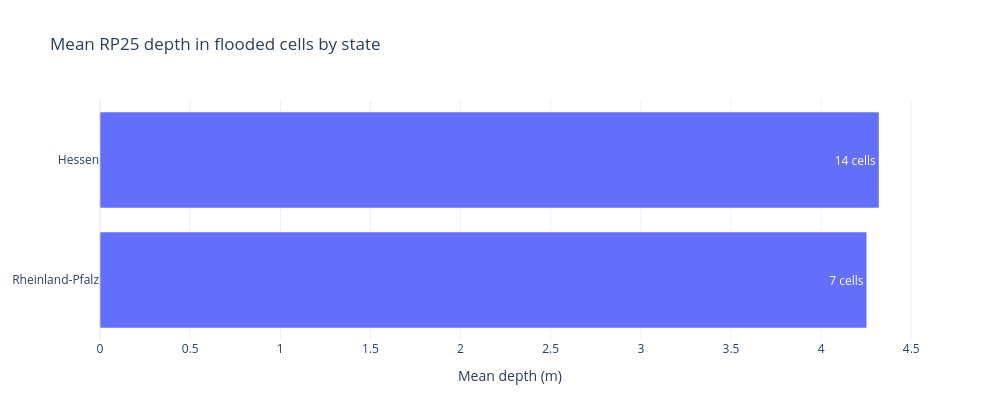

Here is the notebook cell this chart was saved with:
### Markdown cell above
## 3. Map the cells and rank the provinces

Depth uses one sequential scale, capped at the 90th percentile: JRC notes that
depths above about 10 m near small channels can be modelling artefacts.

### Code cell
hexes = {"type": "FeatureCollection", "features": [
    {"type": "Feature", "id": cell, "geometry": {"type": "Polygon", "coordinates": [
        [[lng, lat] for lat, lng in h3.cell_to_boundary(cell)] + [list(h3.cell_to_boundary(cell)[0][::-1])]]}}
    for cell in risk.cell
]}
fig = go.Figure(go.Choroplethmap(
    geojson=hexes, locations=risk.cell, z=risk.depth_m, zmin=0, zmax=risk.depth_m.quantile(0.9),
    colorscale="YlOrRd", marker_line_width=0, colorbar_title=f"Depth (m)<br>RP{RETURN_PERIOD_YEARS}",
    customdata=risk[["province", "place_count"]],
    hovertemplate="%{customdata[0]}<br>%{z:.2f} m<br>%{customdata[1]} places<extra></extra>",
))
fig.update_layout(map_style="carto-darkmatter", map_zoom=8 if not CI else 10.5,
                  map_center=dict(lat=(south + north) / 2, lon=(west + east) / 2),
                  margin=dict(l=0, r=0, t=40, b=0), width=1000, height=600,
                  title=f"EFAS {RETURN_PERIOD_YEARS}-year river flood depth, deepest pixel per H3 r{H3_RESOLUTION} cell")
fig.show()

ranked = by_province.reset_index()
fig = go.Figure(go.Bar(x=ranked.mean_depth_m, y=ranked.province, orientation="h",
                       text=ranked.cells.map(lambda n: f"{n} cells"), textposition="auto"))
fig.update_layout(title=f"Mean RP{RETURN_PERIOD_YEARS} depth in flooded cells by state",
                  xaxis_title="Mean depth (m)", yaxis=dict(autorange="reversed"), width=1000, height=420)
fig.show()

### Figure 1 — Plotly figure (JSON) as saved in the notebook; plotly's stock layout.template omitted (floating-point values rounded to 4 significant figures)
{"data": [{"orientation": "h", "text": ["14 cells", "7 cells"], "textposition": "auto", "type": "bar", "x": [4.321, 4.253], "y": ["Hessen", "Rheinland-Pfalz"]}], "layout": {"height": 420, "title": {"text": "Mean RP25 depth in flooded cells by state"}, "width": 1000, "xaxis": {"title": {"text": "Mean depth (m)"}}, "yaxis": {"autorange": "reversed"}}}
